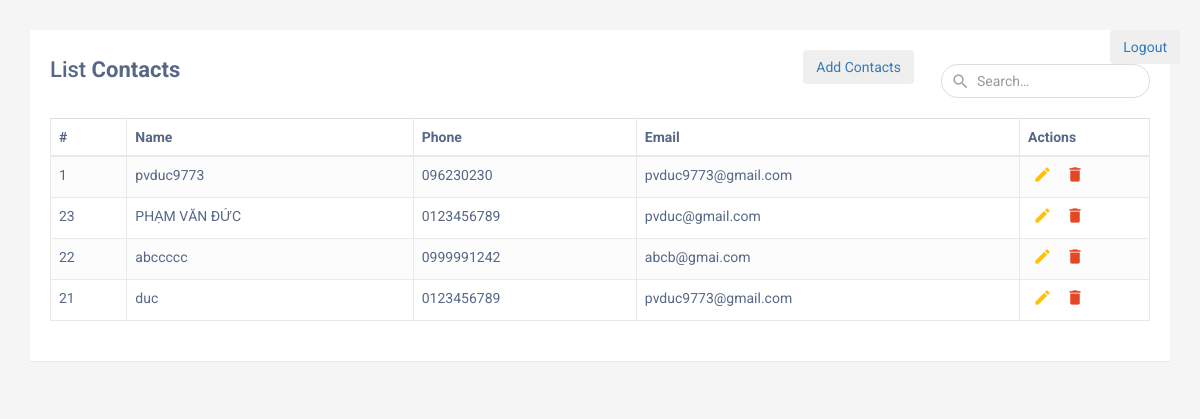
Screenshot of /views/index.php (signed in) with the database file from the repository.
### tables this page shows
CREATE TABLE IF NOT EXISTS `contacts` (
  `id` int(11) NOT NULL AUTO_INCREMENT,
  `name` varchar(20) NOT NULL,
  `phone` varchar(13) NOT NULL,
  `email` varchar(50) NOT NULL,
  `iduser` int(15) NOT NULL,
  PRIMARY KEY (`id`)
);

### models/contacts.php (called while the page is built, shortened)
<?php
    class Contacts {
        function __construct($_id, $_name, $_phone, $_email, $_idUser) {
            $this->id = $_id;
            $this->name = $_name;
            $this->phone = $_phone;
            $this->email = $_email;
        }
        static function getContactsFromDatabase($id_user) {
            $conn = new mysqli("localhost", "root", "", "contacts");
            $conn->set_charset("utf8");
            $query = "SELECT * FROM contacts WHERE iduser=$id_user";
            $result = $conn->query($query);
            $rs = array();
            if ($result->num_rows > 0) {
                while ($row = $result->fetch_assoc()) {
                        array_push($rs, new Contacts(
                            $row["id"],
                            $row["name"],
                            $row["phone"],
                            $row["email"],
                            $row["iduser"]
                        ));
                }
            }
            return $rs;
        }
    }
?>

### views/index.php (the view, shortened to what this page needs)
<?php
include_once("../models/contacts.php");
?>
<?php
    $user = unserialize($_SESSION["user"]);
    $contacts = array();
    $key = "";
    if (isset($_REQUEST["key_search"])) {
        $key = $_REQUEST["key_search"];
        $contacts = Contacts::getContactsByKeySearch($user[0]->id, $key);
    } else {
        $contacts = Contacts::getContactsFromDatabase($user[0]->id);
    }
?>
<!DOCTYPE html>
<html lang="en">
<head>
    <link rel="stylesheet" href="https://maxcdn.bootstrapcdn.com/font-awesome/4.7.0/css/font-awesome.min.css">
    <link rel="stylesheet" href="https://maxcdn.bootstrapcdn.com/bootstrap/3.3.7/css/bootstrap.min.css">
    <link rel="stylesheet" href="../css/style.css">
</head>
<body id="page-top">
    <div class="logout">
        <button type="button" class="btn btn-outline-primary">
            <a href="logout.php">Logout</a>
        </button>
    </div>
    <div class="container">
        <div class="table-wrapper">
            <div class="table-title">
                <div class="row">
                    <div class="col-sm-8"><h2>List <b>Contacts</b></h2></div>
                    <div class="col-sm-1">
                        <button type="button" class="btn btn-outline-primary">
                            <a href="contacts_detail.php">Add Contacts</a>
                        </button>
                    </div>
                    <div class="col-sm-3">
                        <div class="search-box">
                            <form action="index.php">
                                <i class="material-icons">&#xE8B6;</i>
                                <input type="text" class="form-control" placeholder="Search&hellip;" name="key_search" value="<?php echo $key?>">
                            </form>
                        </div>
                    </div>
                </div>
            </div>
            <table class="table table-striped table-hover table-bordered">
                <thead>
                    <tr>
                        <th>#</th>
                        <th>Name</th>
                        <th>Phone</th>
                        <th>Email</th>
                        <th>Actions</th>
                    </tr>
                </thead>
                <tbody>
                    <?php
                        foreach($contacts as $key => $value) {
                    ?>
                        <tr>
                            <td><?php echo $value->id?></td>
                            <td><?php echo $value->name?></td>
                            <td><?php echo $value->phone?></td>
                            <td><?php echo $value->email?></td>
                            <td>
                                <a href="contacts_detail.php?id=<?php echo $value->id?>" class="edit" title="Edit" data-toggle="tooltip"><i class="material-icons">&#xE254;</i></a>
                                <a href="contacts_manager.php?action=delete&id=<?php echo $value->id?>" class="delete" title="Delete" data-toggle="tooltip"><i class="material-icons">&#xE872;</i></a>
                            </td>
                        </tr>
                    <?php
                        }
                    ?>
                </tbody>
            </table>
        </div>
    </div>
</body>
</html>

### css/style.css (style rules this page uses)
body { color: #566787; background: #f5f5f5; font-family: 'Roboto', sans-serif; }
.table-wrapper { background: #fff; padding: 20px; margin: 30px 0; box-shadow: 0 1px 1px rgba(0, 0, 0, .05); }
.table-title { padding-bottom: 10px; margin: 0 0 10px; }
.table-title h2 { margin: 8px 0 0; font-size: 22px; }
.search-box { position: relative; float: right; }
.search-box input { height: 34px; border-radius: 20px; padding-left: 35px; border-color: #ddd; box-shadow: none; }
.search-box i { color: #a0a5b1; position: absolute; font-size: 19px; top: 8px; left: 10px; }
table.table tr th, table.table tr td { border-color: #e9e9e9; }
table.table-striped tbody tr:nth-of-type(odd) { background-color: #fcfcfc; }
table.table td:last-child { width: 130px; }
table.table td a { color: #a0a5b1; display: inline-block; margin: 0 5px; }
table.table td a.edit { color: #FFC107; }
table.table td a.delete { color: #E34724; }
table.table td i { font-size: 19px; }
.logout { float: right; margin-right: 20px; margin-top: 30px; }

### rows the page displays
contacts: id "1", name "pvduc9773", phone "096230230", email "pvduc9773@gmail.com"
contacts: id "23", name "PHẠM VĂN ĐỨC", phone "0123456789", email "pvduc@gmail.com"
contacts: id "22", name "abccccc", phone "0999991242", email "abcb@gmai.com"
contacts: id "21", name "duc", phone "0123456789", email "pvduc9773@gmail.com"
